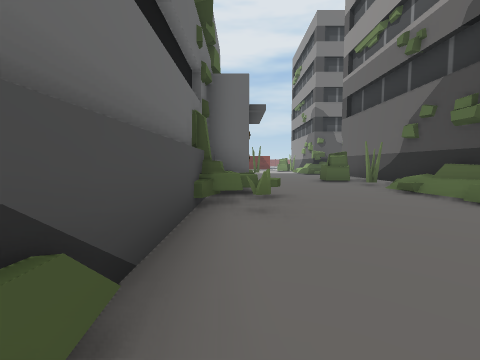
[1] (above)

16 first-person views from a walk through a Unity game level. The camera is 1.3 m above the floor, tilts 4° down and sees 90° across. The floor is counted in squares, 2 m on a side. Each view is taken from the middle of a square. On the plan, view 1 faces up. The plan holds only what a view shows up to about 9 squares ahead; the rest is blank. The place goes on beyond the plan. The player character is not drawn.

[2]
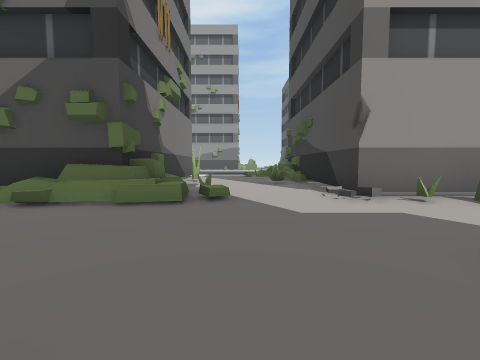

[3]
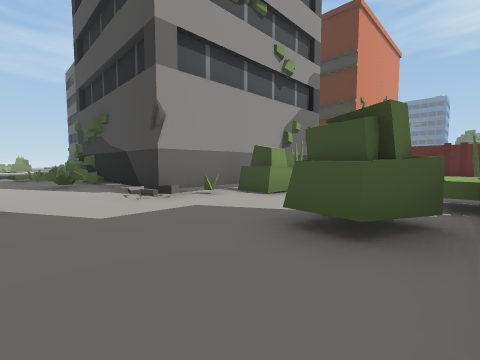

[4]
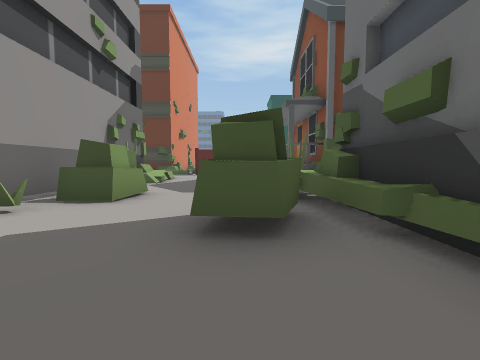

[5]
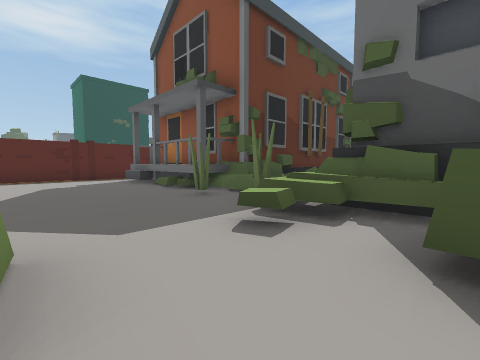

[6]
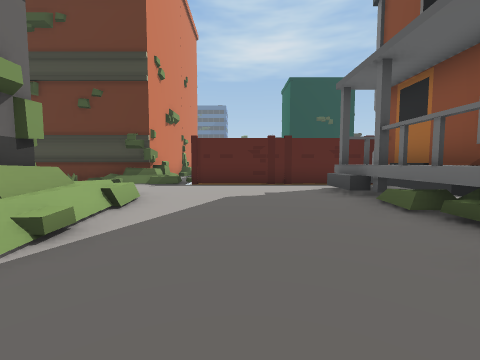

[7]
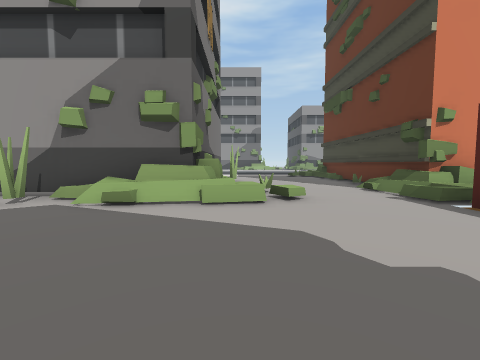

[8]
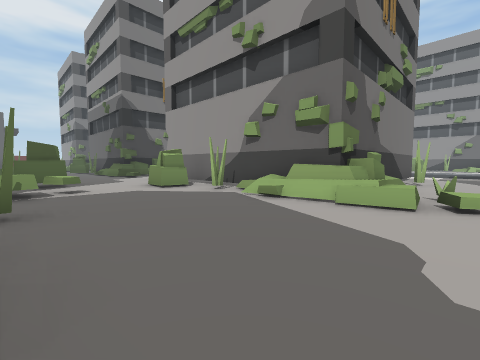

[9]
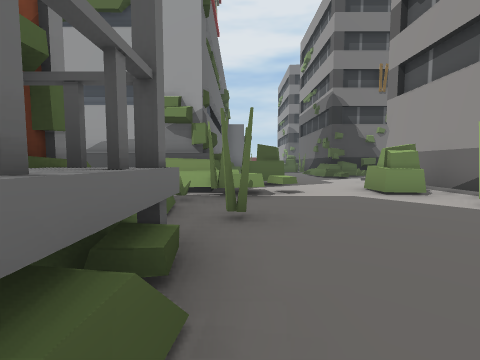

[10]
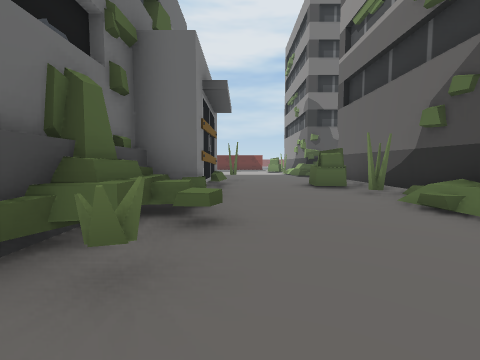

[11]
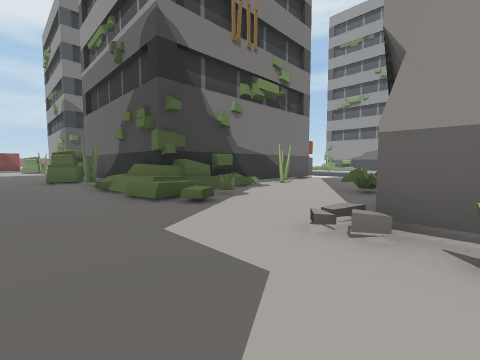

[12]
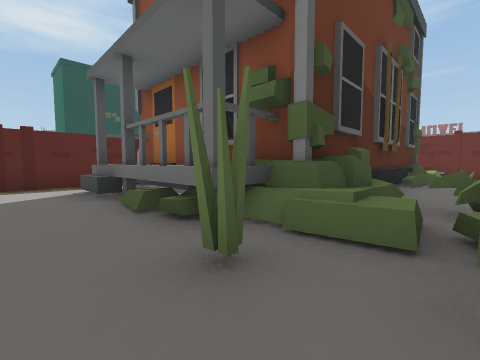

[13]
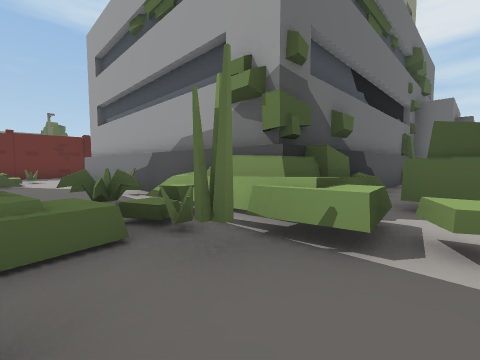

[14]
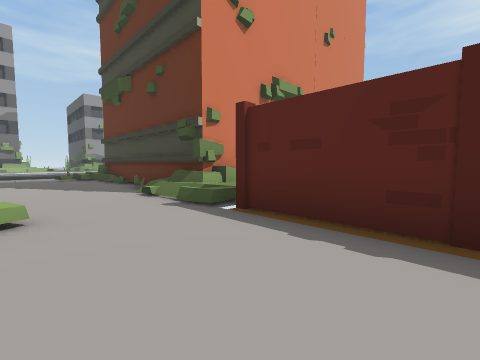

[15]
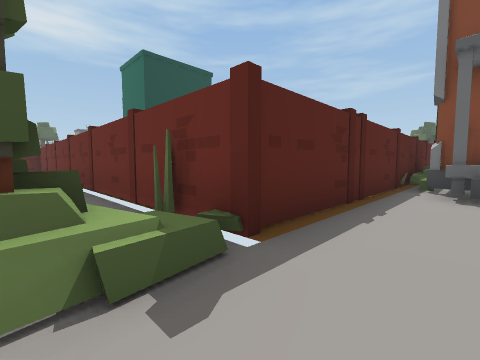

[16]
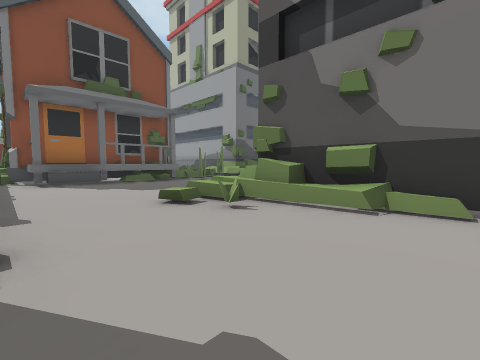

### Floor plan
Key: @ floor where view 1 was taken; # wall or solid block; x gap in a wall; . floor; / step, stairs or slope; = window, fence, low wall or low ledge; ^ raised ledge.
Columns run from 10 left of view 1 to 8 right of it. Each row starts with its distance up from view 1.
  8           #....#
  7           #...##
  6          ##...=#
  5          #^...=#
  4          #^...=####
  3          ##...==...
  2          #.........
  1          #........=
  0          #@#.......
 -1          ###..=####
 -2         ###..###
 -3  #########==.###
 -4 .=.....=.x....##
 -5 =##...^^#^#.../#
 -6  ########^..../#
 -7         #^....=####
 -8         ##....==..#
 -9         #^.........
-10         #^.........
-11     ##########/##..
-12             .#/####
-13               ##
-14               #
-15               #
-16               #
-17              #
-18              #
-19              #
-20              #
-21              #

Positions as (right, up) in squares from view 1, and headings:
1: (0, 0), facing up
2: (0, 2), facing right
3: (0, 2), facing down-right
4: (1, 2), facing down
5: (3, -1), facing down-left
6: (2, -4), facing down
7: (0, -8), facing right
8: (0, -9), facing up-right
9: (0, -8), facing up
10: (1, 2), facing up
11: (2, -1), facing up-right
12: (1, -4), facing down-left
13: (1, -5), facing up-left
14: (1, -9), facing down-right
15: (5, -10), facing down-left
16: (8, -11), facing up-left
